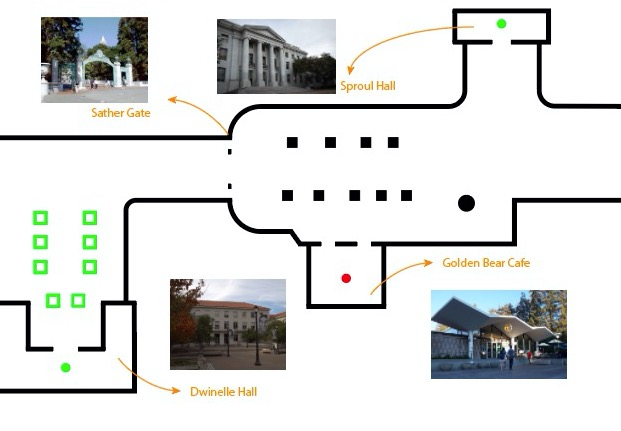
%> input picture Version 1/testmap.jpeg, 621 x 431 px
$ octave path_planing.m   (GNU Octave 9; MATLAB toolbox functions it lacks are replaced by stand-ins)
%> lines starting %> are read from the running program, lines starting %| are printed output that depends on the picture; in (x1, y1, x2, y2) boxes, pixels count from 0 and x2, y2 are one past the last pixel; in counts of white or black regions, pixels touching at a corner belong together; the program's own positions count from 1
clear;
close all;
clc;
% Import Image
image = imread('testmap.jpeg');
%> image is the input picture: size 431x621x3 uint8; mean R, G, B 218.7, 220, 218.9

% Convert to grayscale and then black and white image based on arbitrary
% threshold.
grayimage = rgb2gray(image);
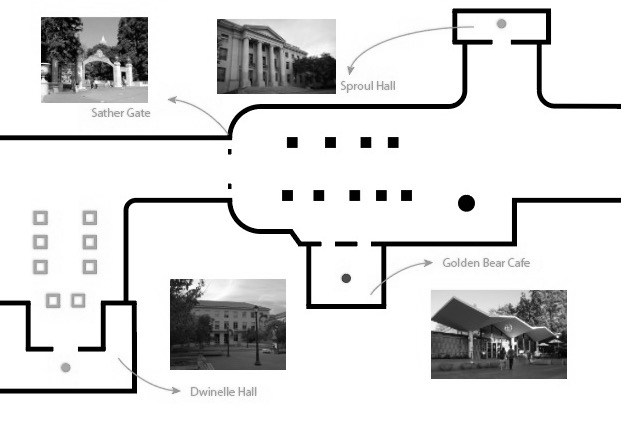
%> grayimage: size 431x621 uint8; min 0, max 255, mean 219.5
bwimage = grayimage < 195;
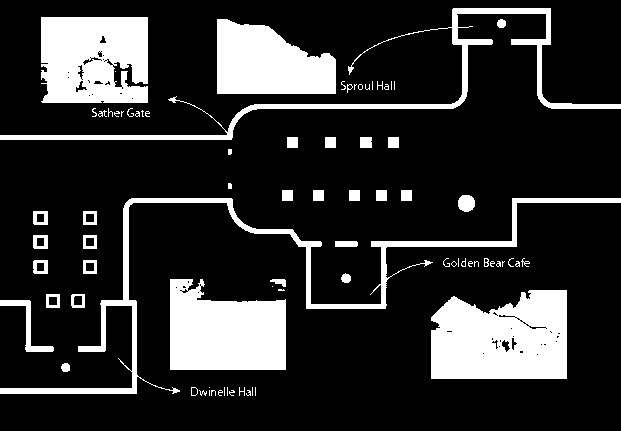
%> bwimage: size 431x621 logical; 18.6% white; 80 white regions (36 under 20 px), largest, box (x1, y1, x2, y2) and area: (431, 290, 567, 379) 10385, (170, 279, 286, 370) 8620, (41, 17, 148, 103) 8501

% Use black and white image as matrix input for binary occupancy grid
% Set the resolution to 2 cells per meter for this map.
%> (the run ends here)

$ run again, with Version 1/maptest.jpeg copied over Version 1/testmap.jpeg
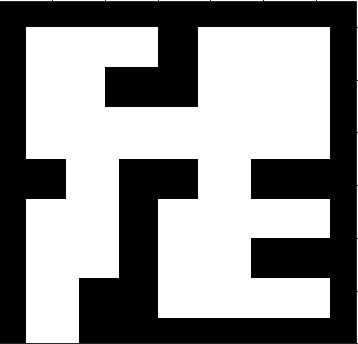
%> input picture Version 1/maptest.jpeg, 358 x 344 px
%> image is the input picture: size 344x358x3 uint8; min 0, max 255, mean 140.8
%> `bwimage = grayimage < 195;`:
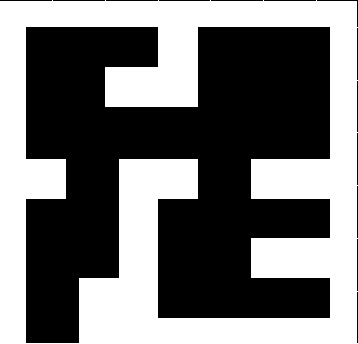
%> bwimage: size 344x358 logical; 44.9% white; 1 white region, box (x1, y1, x2, y2) and area: (0, 0, 358, 344) 55316
